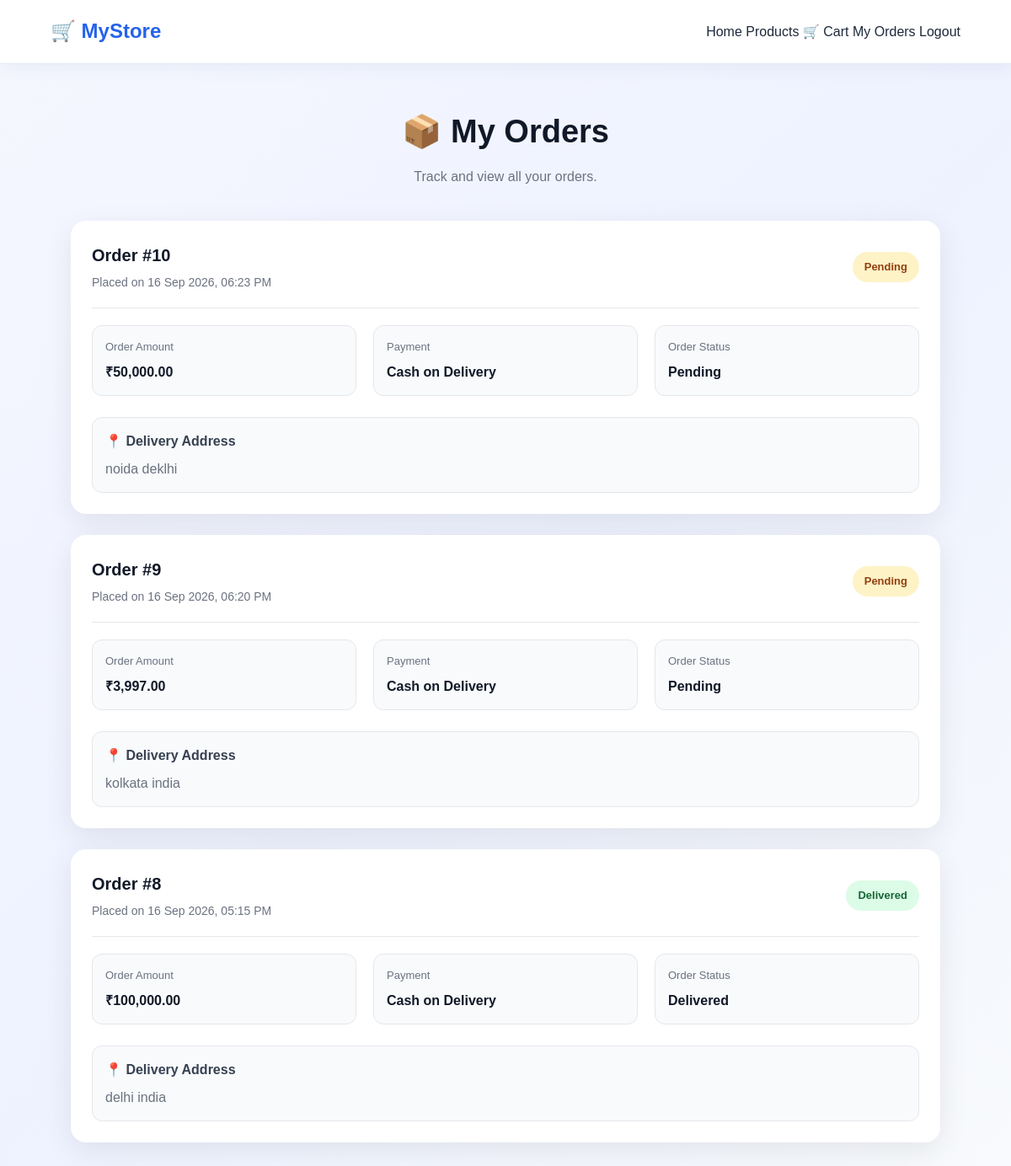
The page /orders.php (signed in) on the database its author committed.
### tables this page shows
CREATE TABLE `orders` (
  `id` int(11) NOT NULL,
  `user_id` int(11) NOT NULL,
  `total` decimal(10,2) NOT NULL,
  `status` enum('Pending','Confirmed','Shipped','Delivered','Cancelled') NOT NULL DEFAULT 'Pending',
  `address` text NOT NULL,
  `created_at` timestamp NOT NULL DEFAULT current_timestamp()
);

### orders.php (the view, shortened to what this page needs)
<?php
require_once "config/database.php";
$user_id = $_SESSION["user_id"];
$stmt = $conn->prepare(
    "SELECT
        id,
        total,
        status,
        address,
        created_at
     FROM orders
     WHERE user_id = ?
     ORDER BY created_at DESC"
);
$stmt->bind_param("i", $user_id);
$stmt->execute();
$result = $stmt->get_result();
$orders = [];
while ($row = $result->fetch_assoc()) {
    $orders[] = $row;
}
?>
<!DOCTYPE html>
<html lang="en">
<head>
    <link
        rel="stylesheet"
        href="assets/css/style.css"
    >
</head>
<body>
<nav class="store-navbar">
    <div class="store-logo">
        🛒 MyStore
    </div>
    <div class="store-nav-links">
        <a href="index.php">
            Home
        </a>
        <a href="products.php">
            Products
        </a>
        <a href="cart.php">
            🛒 Cart
        </a>
        <a
            href="orders.php"
            class="active"
        >
            My Orders
        </a>
        <a href="logout.php">
            Logout
        </a>
    </div>
</nav>
<section class="orders-page">
    <div class="orders-header">
        <h1>
            📦 My Orders
        </h1>
        <p>
            Track and view all your orders.
        </p>
    </div>
    <?php if (empty($orders)): ?>
        <div class="empty-orders">
            <div class="empty-icon">
                📦
            </div>
            <h2>
                No Orders Yet
            </h2>
            <p>
                You haven't placed any orders yet.
            </p>
            <a
                href="products.php"
                class="shop-btn"
            >
                Start Shopping
            </a>
        </div>
    <?php else: ?>
        <div class="orders-container">
            <?php foreach ($orders as $order): ?>
                <?php
                $status_class =
                    strtolower(
                        $order["status"]
                    );
                ?>
                <div class="order-card">
                    <div class="order-top">
                        <div>
                            <div class="order-id">
                                Order #<?php
                                echo $order["id"];
                                ?>
                            </div>
                            <div class="order-date">
                                Placed on
                                <?php
                                echo date(
                                    "d M Y, h:i A",
                                    strtotime(
                                        $order["created_at"]
                                    )
                                );
                                ?>
                            </div>
                        </div>
                        <span
                            class="
                                status
                                status-<?php
                                echo $status_class;
                                ?>
                            "
                        >
                            <?php
                            echo htmlspecialchars(
                                $order["status"]
                            );
                            ?>
                        </span>
                    </div>
                    <div class="order-details">
                        <div class="detail-box">
                            <span>
                                Order Amount
                            </span>
                            <strong>
                                ₹<?php
                                echo number_format(
                                    $order["total"],
                                    2
                                );
                                ?>
                            </strong>
                        </div>
                        <div class="detail-box">
                            <span>
                                Payment
                            </span>
                            <strong>
                                Cash on Delivery
                            </strong>
                        </div>
                        <div class="detail-box">
                            <span>
                                Order Status
                            </span>
                            <strong>
                                <?php
                                echo htmlspecialchars(
                                    $order["status"]
                                );
                                ?>
                            </strong>
                        </div>
                    </div>
                    <div class="address-box">
                        <strong>
                            📍 Delivery Address
                        </strong>
                        <p>
                            <?php
                            echo nl2br(
                                htmlspecialchars(
                                    $order["address"]
                                )
                            );
                            ?>
                        </p>
                    </div>
                </div>
            <?php endforeach; ?>
        </div>
    <?php endif; ?>
</section>
</body>
</html>

### assets/css/style.css (style rules this page uses)
* { margin: 0; padding: 0; box-sizing: border-box; }
html { scroll-behavior: smooth; }
body { font-family: Arial, Helvetica, sans-serif; background: #f8fafc; color: #1e293b; line-height: 1.6; }
a { text-decoration: none; color: inherit; }
.store-navbar { position: sticky; top: 0; z-index: 1000; display: flex; align-items: center; justify-content: space-between; padding: 16px 6%; background: white; box-shadow: 0 4px 20px rgba(15, 23, 42, 0.08); }
.store-logo { font-size: 24px; font-weight: bold; color: #2563eb; }
.status { display: inline-block; padding: 6px 12px; border-radius: 20px; font-size: 12px; font-weight: bold; }
.status-pending { background: #fef3c7; color: #92400e; }
.status-delivered { background: #dcfce7; color: #166534; }
.store-navbar { min-height: 76px; background: rgba(255,255,255,0.97); display: flex; align-items: center; gap: 30px; padding: 12px 5%; box-sizing: border-box; border-bottom: 1px solid #e3ebf5; position: sticky; top: 0; z-index: 999; box-shadow: 0 5px 20px rgba(30,70,110,0.06); }
.store-logo { display: flex; align-items: center; gap: 10px; flex-shrink: 0; }

### orders.php (style rules this page uses)
.orders-page { min-height: 100vh; padding: 50px 7%; background: linear-gradient( 135deg, #f5f7ff, #eef2ff, #f8fafc ); }
.orders-header { text-align: center; margin-bottom: 40px; }
.orders-header h1 { font-size: 38px; color: #111827; margin-bottom: 10px; }
.orders-header p { color: #6b7280; font-size: 16px; }
.orders-container { max-width: 1100px; margin: auto; }
.order-card { background: white; border-radius: 18px; padding: 25px; margin-bottom: 25px; box-shadow: 0 10px 35px rgba(0, 0, 0, 0.08); transition: 0.3s; }
.order-top { display: flex; justify-content: space-between; align-items: center; gap: 20px; padding-bottom: 18px; border-bottom: 1px solid #e5e7eb; }
.order-id { font-size: 20px; font-weight: 800; color: #111827; }
.order-date { color: #6b7280; font-size: 14px; margin-top: 5px; }
.status { display: inline-block; padding: 8px 14px; border-radius: 20px; font-size: 13px; font-weight: 700; }
.status-pending { background: #fef3c7; color: #92400e; }
.status-delivered { background: #dcfce7; color: #166534; }
.order-details { display: grid; grid-template-columns: 1fr 1fr 1fr; gap: 20px; padding: 20px 0; }
.detail-box { background: #f8fafc; padding: 15px; border-radius: 12px; border: 1px solid #e5e7eb; }
.detail-box span { display: block; font-size: 13px; color: #6b7280; margin-bottom: 6px; }
.detail-box strong { color: #111827; font-size: 16px; }
.address-box { background: #f8fafc; padding: 15px; border-radius: 12px; margin-top: 5px; border: 1px solid #e5e7eb; }
.address-box strong { display: block; margin-bottom: 7px; color: #374151; }
.address-box p { margin: 0; color: #6b7280; line-height: 1.6; }

### rows shown on the page
orders: id "10", created_at "16 Sep 2026, 06:23 PM", status "Pending", total "50,000.00", address "noida deklhi"
orders: id "9", created_at "16 Sep 2026, 06:20 PM", status "Pending", total "3,997.00", address "kolkata india"
orders: id "8", created_at "16 Sep 2026, 05:15 PM", status "Delivered", total "100,000.00", address "delhi india"
